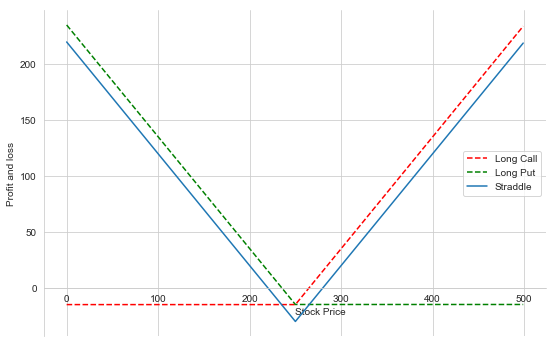

Generate this figure with Python:
import numpy as np
import matplotlib.pyplot as plt
import seaborn as sns
%pylab inline

sns.set_style('whitegrid')

spot_price = 250

# Long put
strike_price_long_put = 250
premium_long_put = 15.10

# Long call
strike_price_long_call = 250
premium_long_call = 15.20

# Stock price range at expiration of the put
sT = np.arange(0,2*spot_price,1)

def call_payoff(sT, strike_price, premium):
    return np.where(sT > strike_price, sT - strike_price, 0) - premium

payoff_long_call = call_payoff (sT, strike_price_long_call, premium_long_call)
# Plot
fig, ax = plt.subplots()
ax.spines['top'].set_visible(False) # Top border removed
ax.spines['right'].set_visible(False) # Right border removed
ax.spines['bottom'].set_position('zero') # Sets the X-axis in the center
ax.plot(sT,payoff_long_call,label='Long Call',color='r')
plt.xlabel('Stock Price')
plt.ylabel('Profit and loss')
plt.legend()
plt.show()

def put_payoff(sT, strike_price, premium):
    return np.where(sT < strike_price, strike_price - sT, 0) - premium

payoff_long_put = put_payoff(sT, strike_price_long_put, premium_long_put)
# Plot
fig, ax = plt.subplots()
ax.spines['top'].set_visible(False) # Top border removed
ax.spines['right'].set_visible(False) # Right border removed
ax.spines['bottom'].set_position('zero') # Sets the X-axis in the center
ax.plot(sT,payoff_long_put,label='Long Put',color='g')
plt.xlabel('Stock Price')
plt.ylabel('Profit and loss')
plt.legend()
plt.show()

payoff_straddle = payoff_long_call + payoff_long_put

print ("Max Profit: Unlimited")
print ("Max Loss:", min(payoff_straddle))
# Plot
fig, ax = plt.subplots(figsize=(9,6))
ax.spines['top'].set_visible(False) # Top border removed
ax.spines['right'].set_visible(False) # Right border removed
ax.spines['bottom'].set_position('zero') # Sets the X-axis in the center
ax.plot(sT,payoff_long_call,'--',label='Long Call',color='r')
ax.plot(sT,payoff_long_put,'--',label='Long Put',color='g')
ax.plot(sT,payoff_straddle,label='Straddle')
plt.xlabel('Stock Price', ha='left')
plt.ylabel('Profit and loss')
plt.legend()
plt.savefig('straddle.png', bbox_inches='tight')
